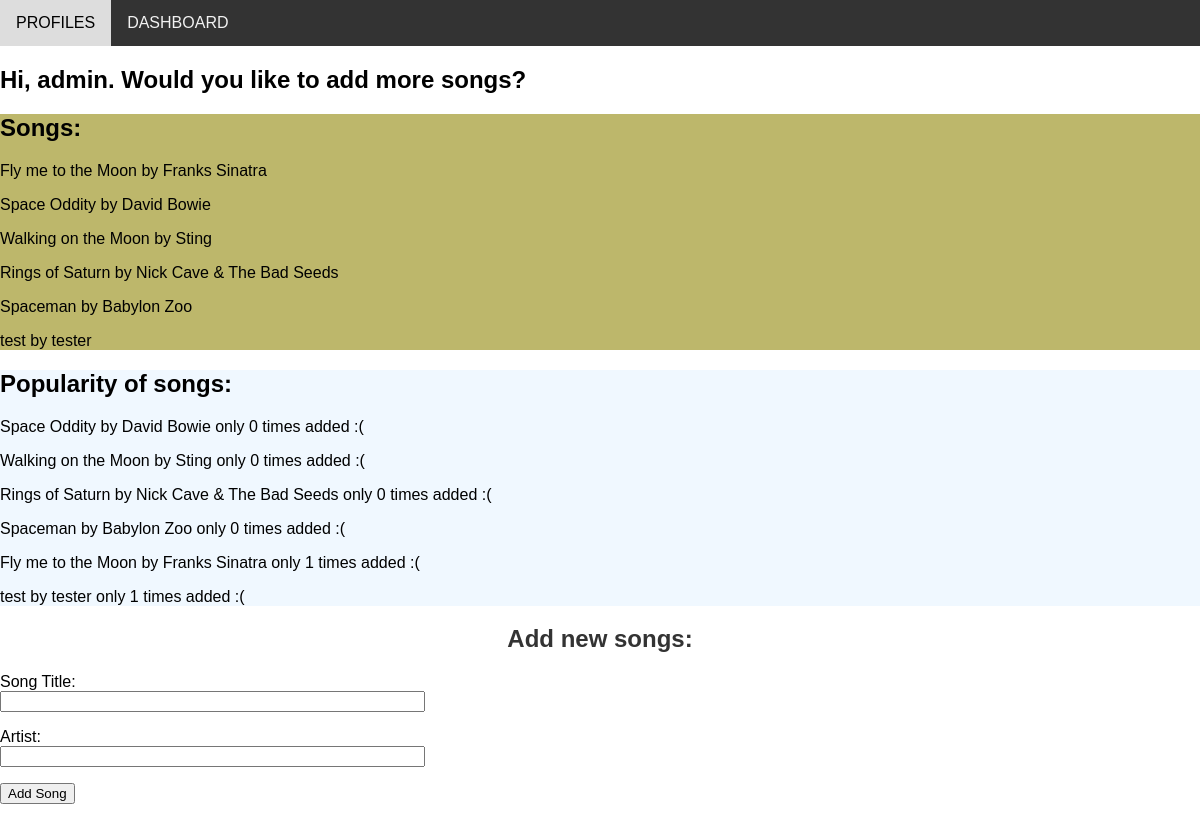
/dashboard, run on the app's committed database.
### models.py (models this page shows)
class Song(db.Model):
  id = db.Column(db.Integer, primary_key = True)
  artist = db.Column(db.String(50), index = True, unique = False)
  title = db.Column(db.String(50), index = True, unique = False)
  n = db.Column(db.Integer)
  def __repr__(self):
    return self.title + " by " + self.artist

### routes.py (the view)
@app.route('/dashboard', methods=["GET", "POST"])
def dashboard():
  print("Dashboard route called. Method:", request.method)
  form = SongForm()
  if request.method == 'POST' and form.validate():
    new_song = Song(title = form.title.data, artist = form.artist.data, n = 1)
    db.session.add(new_song)
    db.session.commit()
  else:
    flash(form.errors)
  unpopular_songs = Song.query.order_by(Song.n)  #add the ordering query here
  songs = Song.query.all()
  return render_template('dashboard.html', songs = songs, unpopular_songs = unpopular_songs, form = form)

### routes.py
class SongForm(FlaskForm):
  title = StringField(label = "Song Title:", validators=[DataRequired()])
  artist = StringField(label = "Artist:", validators=[DataRequired()])
  submit = SubmitField("Add Song")

### templates/dashboard.html (shortened to what this page needs)
{% extends "_base.html" %}
{% block content %}
<h2>Hi, admin. Would you like to add more songs?</h2>
<div class="row">
  <div class="column" style="background-color:#BDB76B;">
    <h2>Songs:</h2>
    {% for song in songs %}
        <p>{{song}}</p>
    {% endfor %}
  </div>
  <div class="column" style="background-color:#F0F8FF;">
    <h2>Popularity of songs:</h2>
    {% for song in unpopular_songs %}
        <p>{{song}} only {{song.n}} times added :(</p>
    {% endfor %}
  </div>
</div>
<div class="formwrapper">
  <h2 class="title">Add new songs:</h2>
  <form action="" method="post" novalidate>
        <p>
            {{ form.title.label }}<br>
            {{ form.title(size=50) }}<br>
        </p>
        <p>
            {{ form.artist.label }}<br>
            {{ form.artist(size=50) }}<br>
        </p>
        <p>{{ form.submit() }}</p>
    </form>
</div>
{% endblock %}

### templates/_base.html (shortened to what this page needs)
<html>
    <head>
      <link rel="stylesheet" type = "text/css" href="/static/my_style.css">
    </head>
    <body>
      <div class="topnav">
          <a href="/profiles">PROFILES</a>
          <a href="/dashboard">DASHBOARD</a>
      </div>
        {% block content %}{% endblock %}
    </body>
</html>

### static/my_style.css (style rules this page uses)
* { box-sizing: border-box; font-family: Arial, Helvetica, sans-serif; }
body { margin: 0; font-family: Arial, Helvetica, sans-serif; }
.topnav { overflow: hidden; background-color: #333; }
.topnav a { float: left; display: block; color: #f2f2f2; text-align: center; padding: 14px 16px; text-decoration: none; }
.title { text-align: center; color: #333; }

### data on the page
Song: title+artist "Fly me to the Moon by Franks Sinatra", n "1"
Song: title+artist "Space Oddity by David Bowie", n "0"
Song: title+artist "Walking on the Moon by Sting", n "0"
Song: title+artist "Rings of Saturn by Nick Cave & The Bad Seeds", n "0"
Song: title+artist "Spaceman by Babylon Zoo", n "0"
Song: title+artist "test by tester", n "1"
